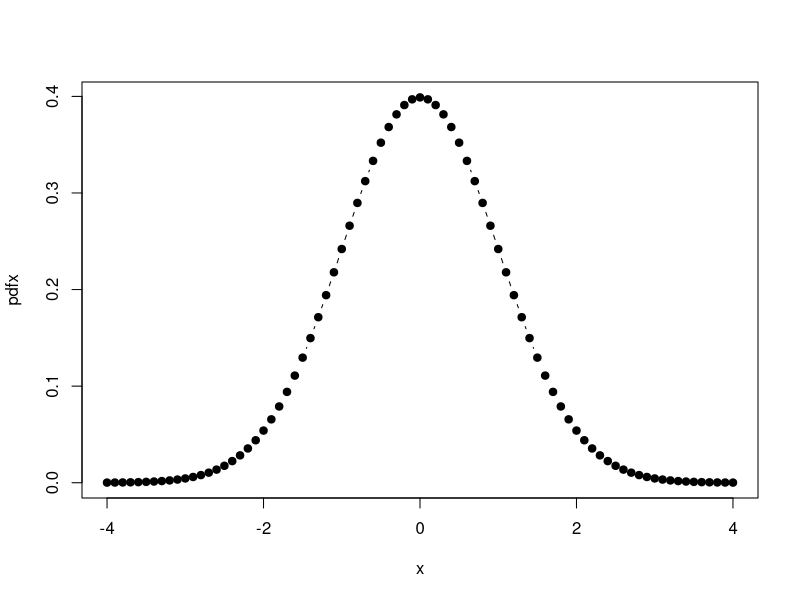
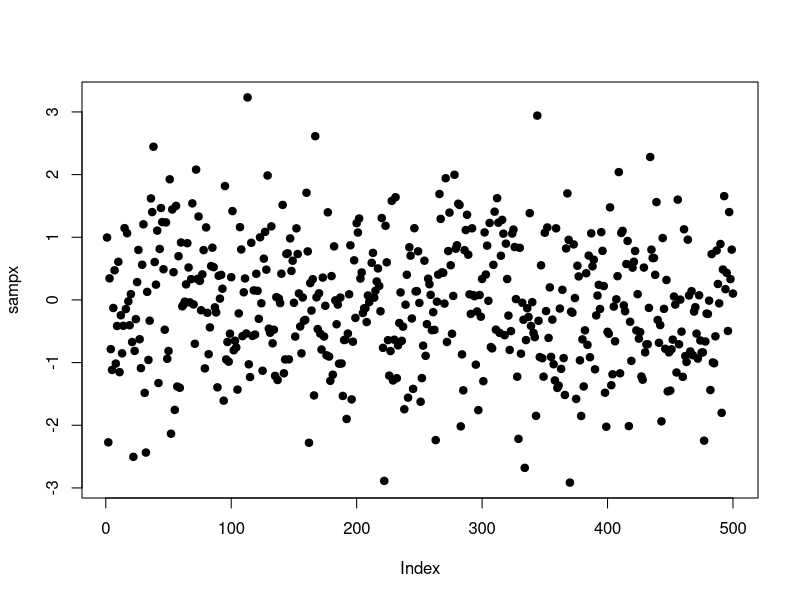
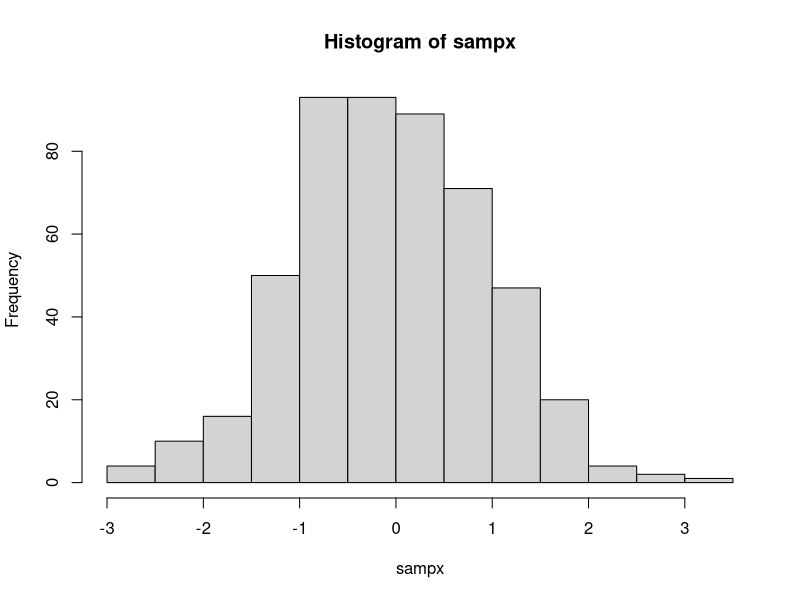
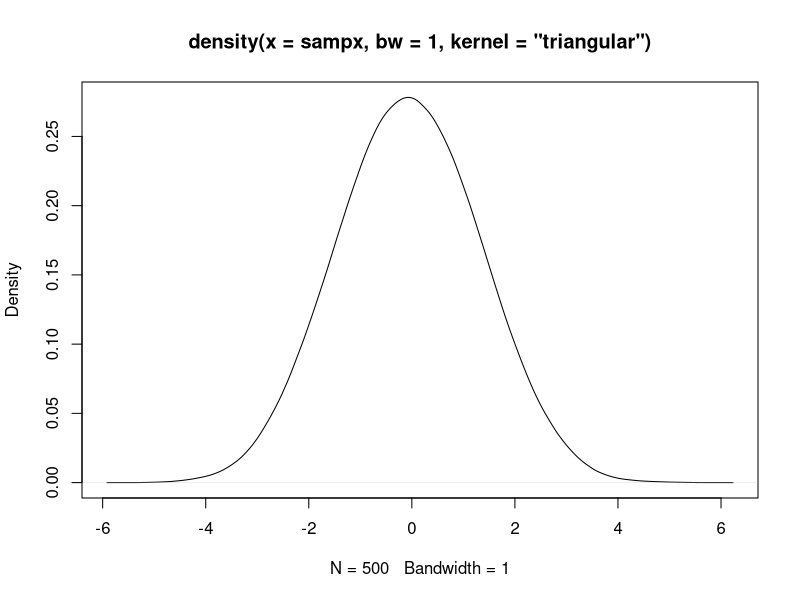

The R source for these figures, in order:
## ---- chunk 1
options(repr.plot.width=6, repr.plot.height=5)
# samples as distributions (and vice-versa)
rm(list=ls())

# parametric distributions (pdfs)
# e.g. normal, uniform

# functional form

x <- seq(-4,4,0.1)
pdfx <- dnorm(x,mean=0,sd=1)

par(mfrow=c(1,1))
plot(x,pdfx,type="b", pch=19)

## ---- chunk 2
sampx <- rnorm(500,mean=0,sd=1)
  
# plots  

plot(sampx,type="p", pch=19)
## ---- chunk 3
hist(sampx, breaks=10)
## ---- chunk 4
ksd <- density(sampx, bw=1, kernel="triangular")
plot(ksd)
